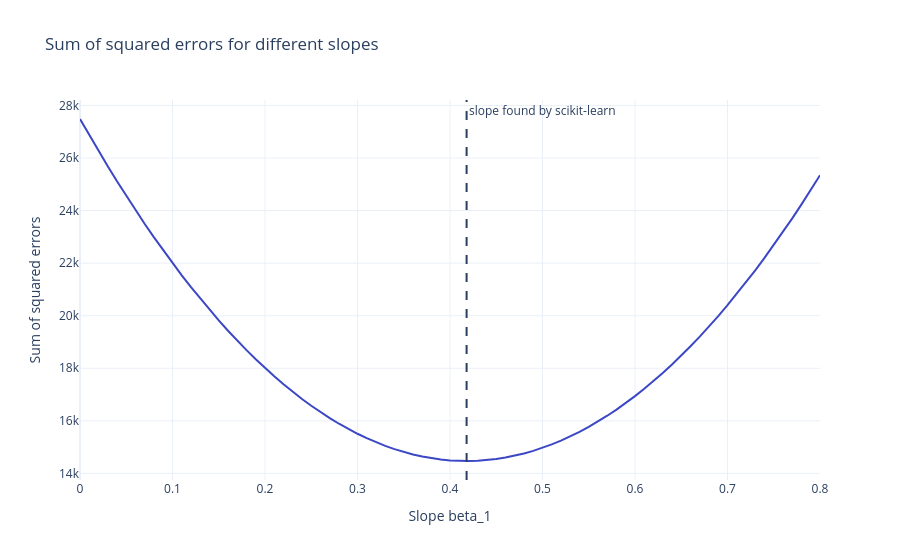

Source (notebook cell):
### Markdown cell above
#### See it with data 🔬: the least squares "bowl"

Let's try many values of the slope $\beta_1$ for the house value model, and compute the sum of squared errors for each of them (for each slope, we use the best possible intercept, $\bar{y} - \beta_1 \bar{x}$).

### Code cell
x_inc, y_val = housing["MedInc"].to_numpy(), housing["MedHouseVal"].to_numpy()
slopes = np.linspace(0, 0.8, 81)
sse = [np.sum((y_val - (y_val.mean() - b1 * x_inc.mean()) - b1 * x_inc) ** 2) for b1 in slopes]
best = slopes[np.argmin(sse)]

fig = px.line(x=slopes, y=sse, title="Sum of squared errors for different slopes",
              labels={"x": "Slope beta_1", "y": "Sum of squared errors"})
fig.add_vline(x=simple.coef_[0], line_dash="dash", annotation_text="slope found by scikit-learn")
fig.show()
print(f"Best slope on the grid: {best:.2f}   scikit-learn: {simple.coef_[0]:.4f}")

### Figure 1 — Plotly figure (JSON) as saved in the notebook; plotly's stock layout.template omitted (floating-point values rounded to 4 significant figures)
{"data": [{"hovertemplate": "Slope beta_1=%{x}<br>Sum of squared errors=%{y}<extra></extra>", "legendgroup": "", "line": {"color": "#3B47C4", "dash": "solid"}, "marker": {"symbol": "circle"}, "mode": "lines", "name": "", "orientation": "v", "showlegend": false, "type": "scatter", "x": [0.0, 0.01, 0.02, 0.03, 0.04, 0.05, 0.06, 0.07, 0.08, 0.09, 0.1, 0.11, 0.12, 0.13, 0.14, 0.15, 0.16, 0.17, 0.18, 0.19, 0.2, 0.21, 0.22, 0.23, 0.24, 0.25, 0.26, 0.27, 0.28, 0.29, 0.3, 0.31, 0.32, 0.33, 0.34, 0.35, 0.36, 0.37, 0.38, 0.39, 0.4, 0.41, 0.42, 0.43, 0.44, 0.45, 0.46, 0.47, 0.48, 0.49, 0.5, 0.51, 0.52, 0.53, 0.54, 0.55, 0.56, 0.57, 0.58, 0.59, 0.6, 0.61, 0.62, 0.63, 0.64, 0.65, 0.66, 0.67, 0.68, 0.69, 0.7, 0.71, 0.72, 0.73, 0.74, 0.75, 0.76, 0.77, 0.78, 0.79, 0.8], "xaxis": "x", "y": [27480.0, 26870.0, 26270.0, 25680.0, 25110.0, 24560.0, 24020.0, 23490.0, 22980.0, 22480.0, 22000.0, 21540.0, 21080.0, 20650.0, 20230.0, 19820.0, 19430.0, 19050.0, 18690.0, 18340.0, 18010.0, 17690.0, 17390.0, 17100.0, 16830.0, 16570.0, 16330.0, 16100.0, 15890.0, 15690.0, 15510.0, 15340.0, 15190.0, 15050.0, 14920.0, 14820.0, 14720.0, 14640.0, 14580.0, 14530.0, 14500.0, 14480.0, 14470.0, 14480.0, 14510.0, 14550.0, 14600.0, 14670.0, 14760.0, 14860.0, 14970.0, 15100.0, 15250.0, 15410.0, 15580.0, 15770.0, 15970.0, 16190.0, 16430.0, 16680.0, 16940.0, 17220.0, 17510.0, 17820.0, 18140.0, 18480.0, 18840.0, 19200.0, 19590.0, 19990.0, 20400.0, 20830.0, 21270.0, 21730.0, 22200.0, 22690.0, 23190.0, 23700.0, 24240.0, 24780.0, 25350.0], "yaxis": "y"}], "layout": {"annotations": [{"showarrow": false, "text": "slope found by scikit-learn", "x": 0.4179, "xanchor": "left", "xref": "x", "y": 1, "yanchor": "top", "yref": "y domain"}], "legend": {"tracegroupgap": 0}, "shapes": [{"line": {"dash": "dash"}, "type": "line", "x0": 0.4179, "x1": 0.4179, "xref": "x", "y0": 0, "y1": 1, "yref": "y domain"}], "title": {"text": "Sum of squared errors for different slopes"}, "xaxis": {"anchor": "y", "domain": [0.0, 1.0], "title": {"text": "Slope beta_1"}}, "yaxis": {"anchor": "x", "domain": [0.0, 1.0], "title": {"text": "Sum of squared errors"}}}}
